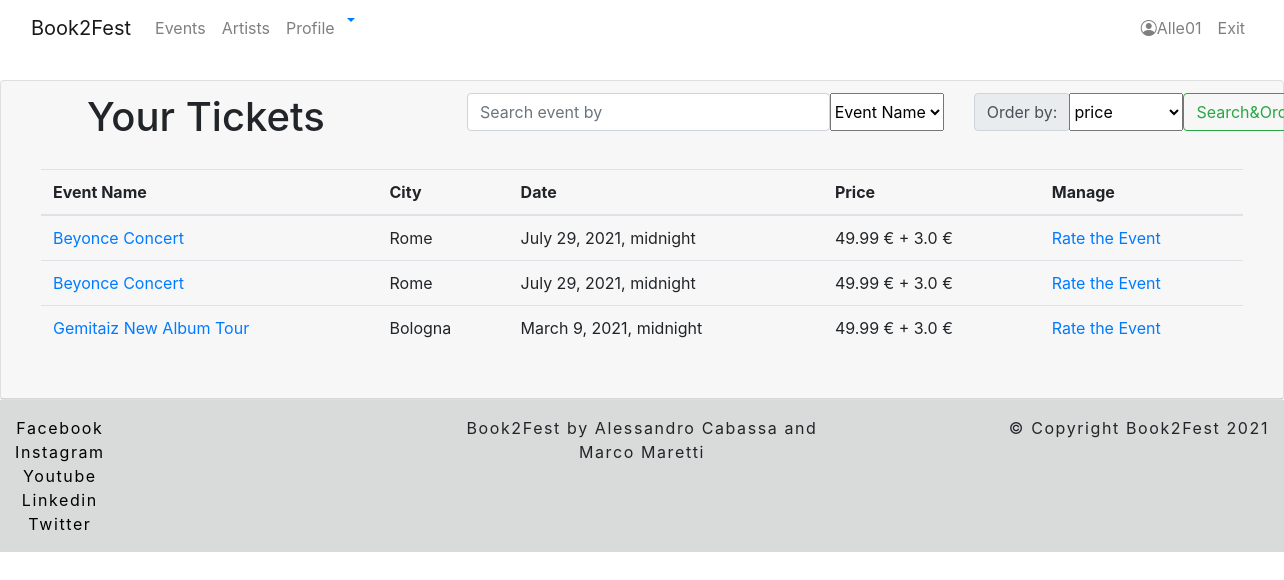
The app's page /book2fest/ticket/list (signed in), older data.
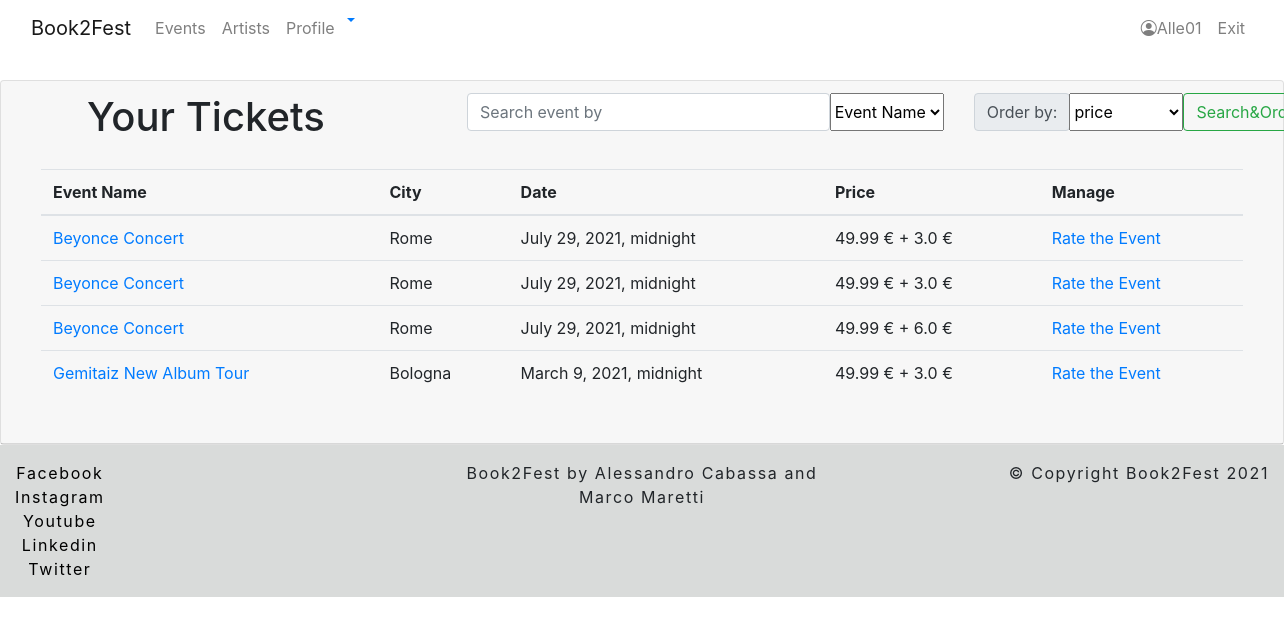
The same page, newer data.
### book2fest/models.py (models this page shows, shortened)
class Ticket(models.Model):
    seat = models.OneToOneField(Seat, related_name='ticket_seat', on_delete=models.CASCADE)
    user = models.ForeignKey(UserProfile, related_name="ticket_user", on_delete=models.CASCADE)
    delivery = models.ForeignKey(Delivery, related_name='ticket_delivery', on_delete=models.CASCADE)

class Seat(models.Model):   #TODO: i seats servono per tutti gli eventi?
    event = models.ForeignKey(EventProfile, related_name='seat_event', on_delete=models.CASCADE)
    name = models.CharField(max_length=32)
    row = models.CharField(max_length=1, blank=True)
    number = models.CharField(max_length=4, blank=True)
    price = models.FloatField()
    available = models.BooleanField(default=True)
    seat_type = models.ForeignKey(SeatType, related_name='seat_type', on_delete=models.CASCADE)

class EventProfile(models.Model):
    user = models.ForeignKey(OrganizerProfile, related_name='event_user', on_delete=models.CASCADE)
    event_name = models.CharField(max_length=60)
    brief_description = models.TextField()
    description = models.TextField()
    artist_list = models.ManyToManyField(Artist)
    city = models.CharField(max_length=32)
    province = models.CharField(max_length=2)
    cap = models.CharField(max_length=5)
    country = models.CharField(max_length=32)
    address = models.CharField(max_length=32)
    how_to_reach = models.CharField(max_length=300)
    max_capacity = models.IntegerField()
    seats_available = models.IntegerField(default=None, blank=True, null=True)
    avg_rating = models.FloatField(default=None, blank=True, null=True)
    event_start = models.DateTimeField()
    event_end = models.DateTimeField()
    services = models.ManyToManyField(Service)# An event has many services, a service can be offered by many events (m to n)
    cancelled = models.BooleanField(default=False)

class Delivery(models.Model):
    name = models.CharField(max_length=32)
    overprice = models.FloatField()
    delivery_time = models.DurationField()   #TODO forse meglio mettere un datetime field boh
    class Meta:
        verbose_name_plural = 'Deliveries'

### book2fest/views.py (the view, shortened to what this page needs)
# urls.py: path('ticket/list', UserTicketList.as_view(), name='ticket-list' ),
class UserTicketList(LoginRequiredMixin, UserRequiredMixin, ListView):
    model = Ticket
    template_name = "book2fest/ticket/list.html"
    def get_context_data(self, *, object_list=None, **kwargs):
        context = super(UserTicketList, self).get_context_data(**kwargs)
        context['order_filters'] = ['event_name', 'event_start', 'price']
        return context
    def get_queryset(self):
        tickets = Ticket.objects.all().filter(user=self.profile)
        query = self.request.GET.get('search', None)
        filter = self.request.GET.get('search-filter', None)
        order = self.request.GET.get('order-filter', None)
        ordering = "seat__event__event_name"
        if order == "event_name":
            ordering = "seat__event__event_name"
        if order == "event_start":
            ordering = "seat__event__event_start"
        if order == "price":
            ordering = "seat__price"
        tickets = Ticket.objects.all().filter(user=self.profile).order_by(ordering)
        return tickets

### book2fest/mixin.py (called while the page is built)
    def dispatch(self, request, *args, **kwargs):
        try:
            self.profile = UserProfile.objects.get(user=request.user)
            return super().dispatch(request, *args, **kwargs)
        except ObjectDoesNotExist:
            messages.error(request, "You have no authorization to access this page.")
            return redirect('book2fest:organizer-profile')

### book2fest/templates/book2fest/ticket/list.html (shortened to what this page needs)
{% extends 'base_list.html' %}
{% block content_title %}Your Tickets{% endblock %}
{% block thead %}
    <th>Event Name</th>
    <th>City</th>
    <th>Date</th>
    <th>Price</th>
    <th>Manage</th>
{% endblock %}
{% block tbody %}
    {% for ticket in object_list  %}
        <tr>
            <td><a href="{% url 'book2fest:event-detail' ticket.seat.event.pk %}">{{ ticket.seat.event.event_name }}</a></td>
            <td>{{ ticket.seat.event.city }}</td>
            <td>{{ ticket.seat.event.event_start }}</td>
            <td>{{ ticket.seat.price}} &euro; + {{ ticket.delivery.overprice}} &euro;</td>
            <td><a href="{% url 'book2fest:ticket-manage' ticket.pk %}">Rate the Event</a></td>
        </tr>
    {% endfor %}
{% endblock %}

Row changes from the older to the newer data that the page shows:
added Ticket: seat.event.event_name "Beyonce Concert", seat.event.city "Rome", seat.event.event_start "July 29, 2021, midnight", seat.price "49.99", delivery.overprice "6.0"
